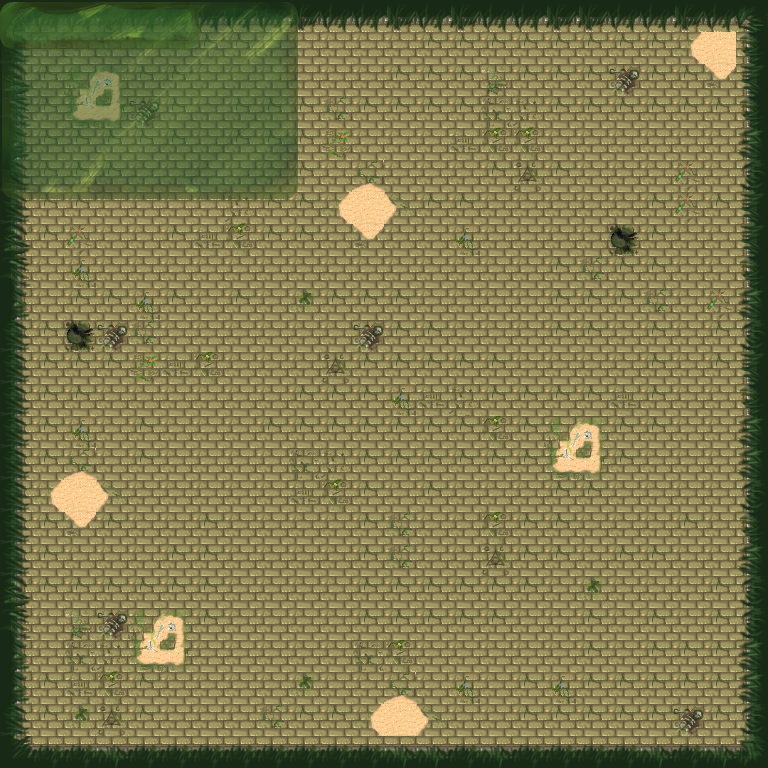

Below is a game level as drawn by its tile map, then a one-line description and the .tmx file that defines it, in full:
An orthogonal 24x24 tile map with 32x32 px tiles, 2 tile layers (Floor, Overlay), 3 image layers and 1 object (Player).

<map version="1.0" orientation="orthogonal" renderorder="right-down" width="24" height="24" tilewidth="32" tileheight="32">
 <tileset firstgid="1" name="desert" tilewidth="32" tileheight="32">
  <image source="desert.png" width="256" height="192" />
  <terraintypes>
   <terrain name="Pavement" tile="-1" />
   <terrain name="Wall" tile="-1" />
   <terrain name="Dirt" tile="-1" />
  </terraintypes>
  <tile id="0" terrain=",,,1" />
  <tile id="1" terrain=",,1,1" />
  <tile id="2" terrain=",,1," />
  <tile id="3" terrain="2,2,2," />
  <tile id="4" terrain="2,2,,2">
   <properties>
    <property name="Walkable" value="" />
   </properties>
  </tile>
  <tile id="5" terrain=",,,2">
   <properties>
    <property name="Walkable" value="" />
   </properties>
  </tile>
  <tile id="6" terrain=",,2,2">
   <properties>
    <property name="Walkable" value="" />
   </properties>
  </tile>
  <tile id="7" terrain=",,2,">
   <properties>
    <property name="Walkable" value="" />
   </properties>
  </tile>
  <tile id="8" terrain=",1,,1" />
  <tile id="9" terrain="1,1,1,1">
   <properties>
    <property name="Walkable" value="" />
   </properties>
  </tile>
  <tile id="10" terrain="1,,1,">
   <properties>
    <property name="Walkable" value="" />
   </properties>
  </tile>
  <tile id="11" terrain="2,,2,2" />
  <tile id="12" terrain=",2,2,2">
   <properties>
    <property name="Walkable" value="" />
   </properties>
  </tile>
  <tile id="13" terrain=",2,,2">
   <properties>
    <property name="Walkable" value="" />
   </properties>
  </tile>
  <tile id="14" terrain="2,2,2,2">
   <properties>
    <property name="Walkable" value="" />
   </properties>
  </tile>
  <tile id="15" terrain="2,,2,">
   <properties>
    <property name="Walkable" value="" />
   </properties>
  </tile>
  <tile id="16" terrain=",1,," />
  <tile id="17" terrain="1,1,,">
   <properties>
    <property name="Walkable" value="" />
   </properties>
  </tile>
  <tile id="18" terrain="1,,,">
   <properties>
    <property name="Walkable" value="" />
   </properties>
  </tile>
  <tile id="19" terrain="1,1,1," />
  <tile id="20" terrain="1,1,,1">
   <properties>
    <property name="Walkable" value="" />
   </properties>
  </tile>
  <tile id="21" terrain=",2,,">
   <properties>
    <property name="Walkable" value="" />
   </properties>
  </tile>
  <tile id="22" terrain="2,2,,">
   <properties>
    <property name="Walkable" value="" />
   </properties>
  </tile>
  <tile id="23" terrain="2,,,">
   <properties>
    <property name="Walkable" value="" />
   </properties>
  </tile>
  <tile id="24" terrain=",,,0" />
  <tile id="25" terrain=",,0,0">
   <properties>
    <property name="Walkable" value="" />
   </properties>
  </tile>
  <tile id="26" terrain=",,0,">
   <properties>
    <property name="Walkable" value="" />
   </properties>
  </tile>
  <tile id="27" terrain="1,,1,1" />
  <tile id="28" terrain=",1,1,1">
   <properties>
    <property name="Walkable" value="" />
   </properties>
  </tile>
  <tile id="29">
   <properties>
    <property name="Walkable" value="" />
   </properties>
  </tile>
  <tile id="30">
   <properties>
    <property name="Walkable" value="" />
   </properties>
  </tile>
  <tile id="31">
   <properties>
    <property name="Walkable" value="" />
   </properties>
  </tile>
  <tile id="32" terrain=",0,,0" />
  <tile id="33" terrain="0,0,0,0">
   <properties>
    <property name="Walkable" value="" />
   </properties>
  </tile>
  <tile id="34" terrain="0,,0,">
   <properties>
    <property name="Walkable" value="" />
   </properties>
  </tile>
  <tile id="35" terrain="0,0,0," />
  <tile id="36" terrain="0,0,,0">
   <properties>
    <property name="Walkable" value="" />
   </properties>
  </tile>
  <tile id="37">
   <properties>
    <property name="Walkable" value="" />
   </properties>
  </tile>
  <tile id="40" terrain=",0,," />
  <tile id="41" terrain="0,0,," />
  <tile id="42" terrain="0,,," />
  <tile id="43" terrain="0,,0,0" />
  <tile id="44" terrain=",0,0,0">
   <properties>
    <property name="Walkable" value="" />
   </properties>
  </tile>
  <tile id="45">
   <properties>
    <property name="Walkable" value="" />
   </properties>
  </tile>
  <tile id="46">
   <properties>
    <property name="Walkable" value="" />
   </properties>
  </tile>
  <tile id="47">
   <properties>
    <property name="Walkable" value="" />
   </properties>
  </tile>
 </tileset>
 <layer name="Floor" width="24" height="24">
  <data encoding="csv">
1,2,2,3,2,3,2,2,2,3,2,2,3,2,3,2,2,3,3,2,2,3,2,4,
9,16,16,16,16,16,16,16,45,45,45,45,45,16,16,16,16,16,16,16,16,7,8,20,
17,16,14,15,16,16,45,45,45,45,45,45,16,16,16,10,16,16,16,11,16,16,24,12,
25,16,22,23,11,16,45,16,16,16,21,16,16,16,16,18,19,16,16,16,16,16,16,20,
33,16,16,16,16,16,45,16,16,16,29,45,45,45,26,27,27,45,45,45,45,45,45,28,
9,16,16,16,45,45,45,45,45,16,45,5,45,45,45,16,35,16,45,45,45,30,45,36,
9,16,16,45,45,45,45,19,16,16,7,8,6,16,16,45,45,45,45,45,16,30,16,12,
17,16,30,45,45,16,26,27,16,16,45,24,45,45,13,45,45,45,45,34,16,45,45,12,
25,45,13,45,45,45,45,45,45,45,45,45,45,45,45,45,45,16,21,16,16,45,45,20,
33,45,16,16,13,16,45,16,45,37,16,16,16,45,45,45,45,16,16,16,21,45,30,28,
9,16,34,11,21,45,45,45,45,45,45,11,16,16,45,45,45,16,16,45,16,45,16,36,
9,16,16,16,29,26,27,45,45,45,35,16,16,16,16,16,45,45,45,45,16,45,16,12,
9,16,16,45,45,45,45,45,45,16,16,16,13,26,19,16,16,16,16,26,16,45,45,20,
9,16,13,45,16,45,45,45,16,16,16,16,16,16,16,27,16,14,15,16,16,45,45,28,
9,16,5,45,16,45,45,45,45,18,19,16,16,16,16,16,16,22,23,16,45,45,45,28,
9,7,8,6,45,45,45,45,45,26,27,16,45,16,45,45,45,16,16,45,45,45,45,36,
9,16,24,16,45,45,16,45,45,45,45,16,21,45,45,27,16,16,45,45,45,16,45,20,
9,16,45,45,45,16,16,45,45,45,45,16,21,45,45,35,16,16,45,16,16,45,45,28,
17,16,16,16,16,16,16,45,45,45,45,16,16,16,16,16,16,45,37,45,45,45,16,36,
25,45,10,11,14,15,16,45,45,45,45,16,16,16,16,16,45,45,16,45,16,45,16,36,
33,45,18,19,22,23,45,45,45,45,45,18,27,45,45,45,45,45,16,45,16,16,16,28,
33,16,26,27,16,45,45,45,45,37,45,45,5,45,13,45,16,13,16,16,16,16,16,28,
9,16,37,35,16,45,45,45,21,16,16,7,8,6,45,45,16,16,16,16,16,11,16,36,
41,42,42,43,42,42,42,42,42,42,42,42,43,43,42,43,42,42,42,42,43,42,43,44
</data>
 </layer>
 <objectgroup name="Objects">
  <object name="Player" gid="48" x="384" y="416" />
 </objectgroup>
 <layer name="Overlay" width="24" height="24">
  <data encoding="csv">
0,0,0,0,0,0,0,0,0,0,0,0,0,0,0,0,0,0,0,0,0,0,0,0,
0,0,0,0,0,0,0,0,0,0,0,0,0,0,0,0,0,0,0,0,0,0,0,0,
0,0,0,0,0,0,0,0,0,0,0,0,0,0,0,0,0,0,0,0,0,0,0,0,
0,0,0,0,0,0,0,0,0,0,0,0,0,0,0,0,0,0,0,0,0,0,0,0,
0,0,0,0,0,0,0,0,0,0,0,0,0,0,0,0,0,0,0,0,0,0,0,0,
0,0,0,0,0,0,0,0,0,0,0,0,0,0,0,0,0,0,0,0,0,0,0,0,
0,0,0,0,0,0,0,0,0,0,0,0,0,0,0,0,0,0,0,0,0,0,0,0,
0,0,0,0,0,0,0,0,0,0,0,0,0,0,0,0,0,0,0,0,0,0,0,0,
0,0,0,0,0,0,0,0,0,0,0,0,0,0,0,0,0,0,0,0,0,0,0,0,
0,0,0,0,0,0,0,0,0,0,0,0,0,0,0,0,0,0,0,0,0,0,0,0,
0,0,0,0,0,0,0,0,0,0,0,0,0,0,0,0,0,0,0,0,0,0,0,0,
0,0,0,0,0,0,0,0,0,0,0,0,0,0,0,0,0,0,0,0,0,0,0,0,
0,0,0,0,0,0,0,0,0,0,0,0,0,0,0,0,0,0,0,0,0,0,0,0,
0,0,0,0,0,0,0,0,0,0,0,0,0,0,0,0,0,0,0,0,0,0,0,0,
0,0,0,0,0,0,0,0,0,0,0,0,0,0,0,0,0,0,0,0,0,0,0,0,
0,0,0,0,0,0,0,0,0,0,0,0,0,0,0,0,0,0,0,0,0,0,0,0,
0,0,0,0,0,0,0,0,0,0,0,0,0,0,0,0,0,0,0,0,0,0,0,0,
0,0,0,0,0,0,0,0,0,0,0,0,0,0,0,0,0,0,0,0,0,0,0,0,
0,0,0,0,0,0,0,0,0,0,0,0,0,0,0,0,0,0,0,0,0,0,0,0,
0,0,0,0,0,0,0,0,0,0,0,0,0,0,0,0,0,0,0,0,0,0,0,0,
0,0,0,0,0,0,0,0,0,0,0,0,0,0,0,0,0,0,0,0,0,0,0,0,
0,0,0,0,0,0,0,0,0,0,0,0,0,0,0,0,0,0,0,0,0,0,0,0,
0,0,0,0,0,0,0,0,0,0,0,0,0,0,0,0,0,0,0,0,0,0,0,0,
0,0,0,0,0,0,0,0,0,0,0,0,0,0,0,0,0,0,0,0,0,0,0,0
</data>
 </layer>
 <imagelayer name="Message" x="32" y="416" opacity="0.5">
  <image source="Message.png" />
 </imagelayer>
 <imagelayer name="Health" x="32" y="32" opacity="0.4">
  <image source="Score.png" />
 </imagelayer>
 <imagelayer name="Score" x="32" y="96" opacity="0.4">
  <image source="Score.png" />
 </imagelayer>
</map>